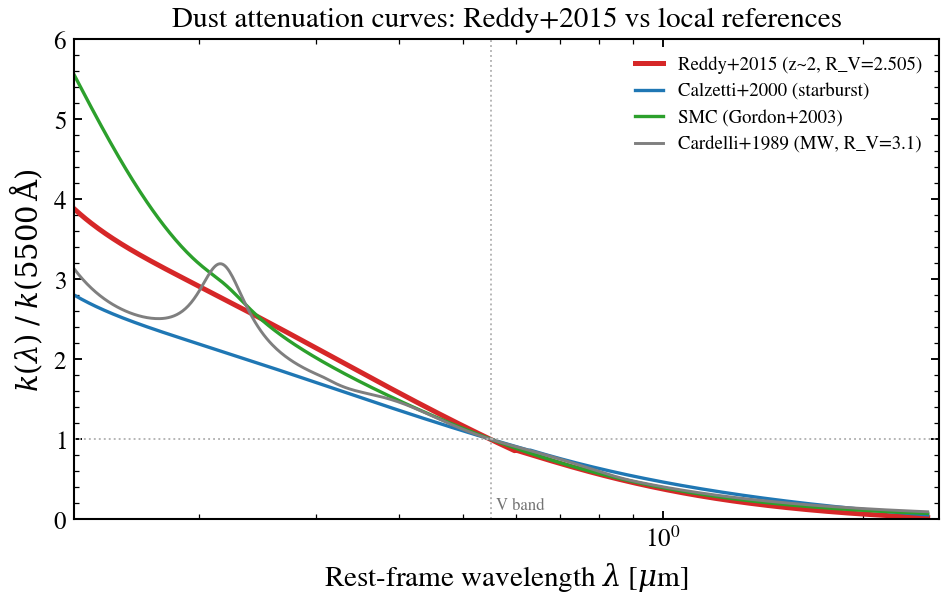

Write the Python code that produced this figure.
"""
Reddy+2015 high-redshift attenuation curve
===========================================

Reddy et al. (2015) derived a dust attenuation curve from Balmer decrements
of ``z ~ 1.4–2.6`` star-forming galaxies in the MOSDEF survey. It is shallower
in the UV than the SMC curve but has a lower total-to-selective ratio
(``R_V = 2.505``) than Calzetti's local starburst law (``R_V = 4.05``) — a
combination relevant when fitting rest-UV/optical SEDs of high-z galaxies.
FSPS exposes this curve; tengri provides it as the ``reddy15`` dust law.

This figure overlays ``reddy15`` against three reference curves on a common
``k(λ)`` normalisation (``k(5500 Å) = 1``), using the public
``tengri.dust.resolve_dust_law`` accessor — no stellar population or SSP file
is required to inspect an attenuation curve.

References
----------
Reddy, N. A., Kriek, M., Shapley, A. E., et al. 2015, ApJ, 806, 259
("The MOSDEF Survey: ... the Dust Attenuation Curve at Redshifts z ~ 1.4–2.6").
Calzetti, D. et al. 2000, ApJ, 533, 682.
Gordon, K. D. et al. 2003, ApJ, 594, 279 (SMC).
Cardelli, J. A. et al. 1989, ApJ, 345, 245 (MW).
"""

import jax.numpy as jnp
import matplotlib.pyplot as plt
import numpy as np

from tengri.analysis.plotting import setup_style
from tengri.dust import resolve_dust_law

setup_style()

# Common rest-frame wavelength grid spanning the curves' validity (0.12-2.85 um).
wave = jnp.geomspace(1300.0, 25000.0, 600)
wave_um = np.asarray(wave) / 1e4

CURVES = [
    ("reddy15", "Reddy+2015 (z~2, R_V=2.505)", "#d62728", 2.4),
    ("calzetti", "Calzetti+2000 (starburst)", "#1f77b4", 1.6),
    ("smc", "SMC (Gordon+2003)", "#2ca02c", 1.6),
    ("cardelli", "Cardelli+1989 (MW, R_V=3.1)", "#7f7f7f", 1.4),
]

fig, ax = plt.subplots(figsize=(6.6, 4.3))
for name, label, color, lw in CURVES:
    law = resolve_dust_law(name)
    k = np.asarray(law(wave))
    ax.plot(wave_um, k, color=color, lw=lw, label=label)

ax.axhline(1.0, color="0.7", ls=":", lw=0.9)
ax.axvline(0.55, color="0.7", ls=":", lw=0.9)
ax.text(0.56, 0.12, "V band", color="0.45", fontsize=8)

ax.set(
    xscale="log",
    xlabel=r"Rest-frame wavelength $\lambda$ [$\mu$m]",
    ylabel=r"$k(\lambda)\;/\;k(5500\,\mathrm{\AA})$",
    title="Dust attenuation curves: Reddy+2015 vs local references",
    xlim=(0.13, 2.6),
    ylim=(0, 6),
)
ax.legend(frameon=False, fontsize=9)

plt.tight_layout()
plt.savefig("plot_reddy15_highz_curve.png", dpi=150, bbox_inches="tight")
plt.close(fig)
